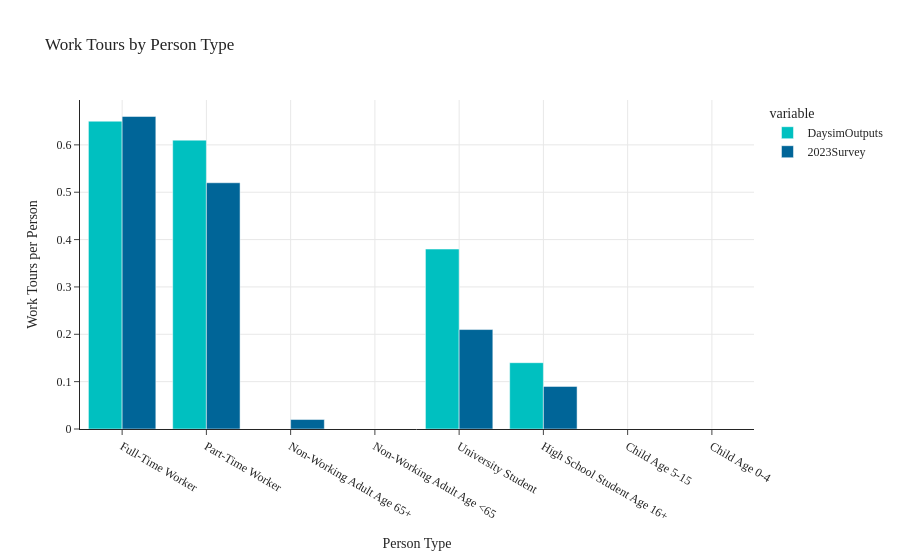
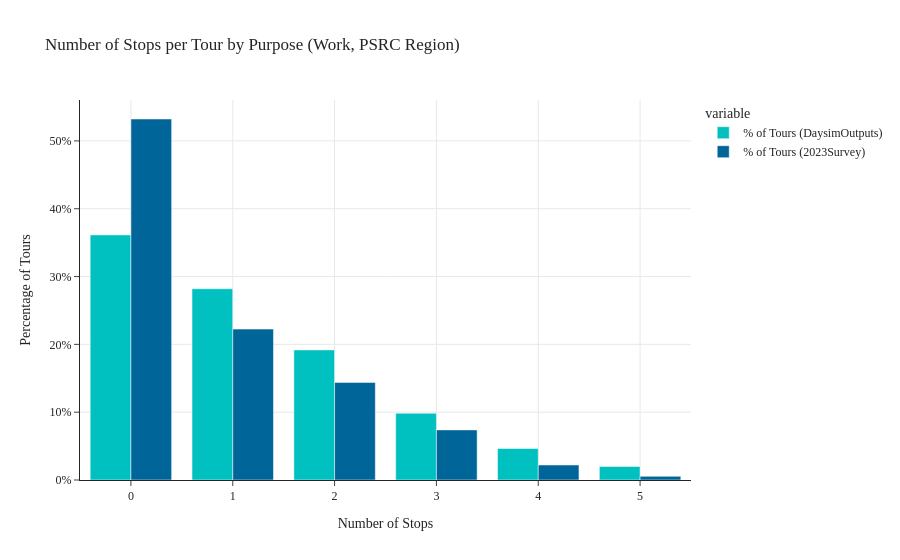
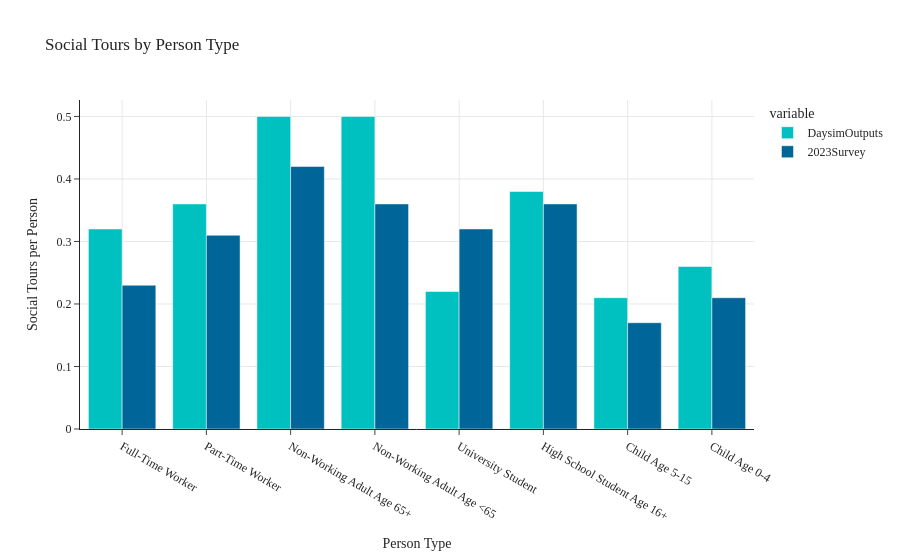
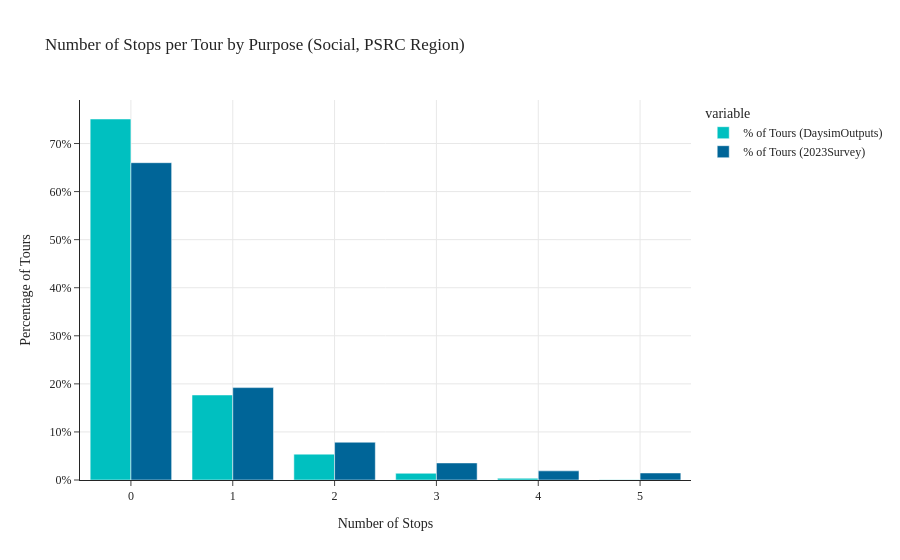

Source (notebook cell) for these figures, in order:
### Code cell
tour_by_pptyp(data1=data_daysim, data2=data_survey, tag='PSRC Region')

### Figure 1 — Plotly figure (JSON) as saved in the notebook; plotly's stock layout.template omitted (floating-point values rounded to 4 significant figures)
{"data": [{"alignmentgroup": "True", "hovertemplate": "variable=DaysimOutputs<br>Person Type=%{x}<br>value=%{y}<extra></extra>", "legendgroup": "DaysimOutputs", "marker": {"color": "#00C0C0", "pattern": {"shape": ""}}, "name": "DaysimOutputs", "offsetgroup": "DaysimOutputs", "orientation": "v", "showlegend": true, "textposition": "auto", "type": "bar", "x": ["Full-Time Worker", "Part-Time Worker", "Non-Working Adult Age 65+", "Non-Working Adult Age <65", "University Student", "High School Student Age 16+", "Child Age 5-15", "Child Age 0-4"], "xaxis": "x", "y": [0.65, 0.61, 0.0, 0.0, 0.38, 0.14, 0.0, 0.0], "yaxis": "y"}, {"alignmentgroup": "True", "hovertemplate": "variable=2023Survey<br>Person Type=%{x}<br>value=%{y}<extra></extra>", "legendgroup": "2023Survey", "marker": {"color": "#006598", "pattern": {"shape": ""}}, "name": "2023Survey", "offsetgroup": "2023Survey", "orientation": "v", "showlegend": true, "textposition": "auto", "type": "bar", "x": ["Full-Time Worker", "Part-Time Worker", "Non-Working Adult Age 65+", "Non-Working Adult Age <65", "University Student", "High School Student Age 16+", "Child Age 5-15", "Child Age 0-4"], "xaxis": "x", "y": [0.66, 0.52, 0.02, 0.0, 0.21, 0.09, 0.0, 0.0], "yaxis": "y"}], "layout": {"barmode": "group", "legend": {"title": {"text": "variable"}, "tracegroupgap": 0}, "title": {"text": "Work Tours by Person Type"}, "xaxis": {"anchor": "y", "domain": [0.0, 1.0], "showgrid": true, "title": {"text": "Person Type"}}, "yaxis": {"anchor": "x", "domain": [0.0, 1.0], "showgrid": true, "title": {"text": "Work Tours per Person"}}}}

### Figure 2 — Plotly figure (JSON) as saved in the notebook; plotly's stock layout.template omitted (floating-point values rounded to 4 significant figures)
{"data": [{"alignmentgroup": "True", "hovertemplate": "variable=% of Tours (DaysimOutputs)<br>Work Tours=%{x}<br>value=%{y}<extra></extra>", "legendgroup": "% of Tours (DaysimOutputs)", "marker": {"color": "#00C0C0", "pattern": {"shape": ""}}, "name": "% of Tours (DaysimOutputs)", "offsetgroup": "% of Tours (DaysimOutputs)", "orientation": "v", "showlegend": true, "textposition": "auto", "type": "bar", "x": [0, 1, 2, 3, 4, 5], "xaxis": "x", "y": [36.14, 28.2, 19.18, 9.84, 4.65, 1.99], "yaxis": "y"}, {"alignmentgroup": "True", "hovertemplate": "variable=% of Tours (2023Survey)<br>Work Tours=%{x}<br>value=%{y}<extra></extra>", "legendgroup": "% of Tours (2023Survey)", "marker": {"color": "#006598", "pattern": {"shape": ""}}, "name": "% of Tours (2023Survey)", "offsetgroup": "% of Tours (2023Survey)", "orientation": "v", "showlegend": true, "textposition": "auto", "type": "bar", "x": [0, 1, 2, 3, 4, 5], "xaxis": "x", "y": [53.23, 22.25, 14.39, 7.39, 2.21, 0.54], "yaxis": "y"}], "layout": {"barmode": "group", "legend": {"title": {"text": "variable"}, "tracegroupgap": 0}, "title": {"text": "Number of Stops per Tour by Purpose (Work, PSRC Region)"}, "xaxis": {"anchor": "y", "domain": [0.0, 1.0], "showgrid": true, "title": {"text": "Number of Stops"}}, "yaxis": {"anchor": "x", "domain": [0.0, 1.0], "showgrid": true, "ticksuffix": "%", "title": {"text": "Percentage of Tours"}}}}

### Figure 3 — Plotly figure (JSON) as saved in the notebook; plotly's stock layout.template omitted (floating-point values rounded to 4 significant figures)
{"data": [{"alignmentgroup": "True", "hovertemplate": "variable=DaysimOutputs<br>Person Type=%{x}<br>value=%{y}<extra></extra>", "legendgroup": "DaysimOutputs", "marker": {"color": "#00C0C0", "pattern": {"shape": ""}}, "name": "DaysimOutputs", "offsetgroup": "DaysimOutputs", "orientation": "v", "showlegend": true, "textposition": "auto", "type": "bar", "x": ["Full-Time Worker", "Part-Time Worker", "Non-Working Adult Age 65+", "Non-Working Adult Age <65", "University Student", "High School Student Age 16+", "Child Age 5-15", "Child Age 0-4"], "xaxis": "x", "y": [0.32, 0.36, 0.5, 0.5, 0.22, 0.38, 0.21, 0.26], "yaxis": "y"}, {"alignmentgroup": "True", "hovertemplate": "variable=2023Survey<br>Person Type=%{x}<br>value=%{y}<extra></extra>", "legendgroup": "2023Survey", "marker": {"color": "#006598", "pattern": {"shape": ""}}, "name": "2023Survey", "offsetgroup": "2023Survey", "orientation": "v", "showlegend": true, "textposition": "auto", "type": "bar", "x": ["Full-Time Worker", "Part-Time Worker", "Non-Working Adult Age 65+", "Non-Working Adult Age <65", "University Student", "High School Student Age 16+", "Child Age 5-15", "Child Age 0-4"], "xaxis": "x", "y": [0.23, 0.31, 0.42, 0.36, 0.32, 0.36, 0.17, 0.21], "yaxis": "y"}], "layout": {"barmode": "group", "legend": {"title": {"text": "variable"}, "tracegroupgap": 0}, "title": {"text": "Social Tours by Person Type"}, "xaxis": {"anchor": "y", "domain": [0.0, 1.0], "showgrid": true, "title": {"text": "Person Type"}}, "yaxis": {"anchor": "x", "domain": [0.0, 1.0], "showgrid": true, "title": {"text": "Social Tours per Person"}}}}

### Figure 4 — Plotly figure (JSON) as saved in the notebook; plotly's stock layout.template omitted (floating-point values rounded to 4 significant figures)
{"data": [{"alignmentgroup": "True", "hovertemplate": "variable=% of Tours (DaysimOutputs)<br>Social Tours=%{x}<br>value=%{y}<extra></extra>", "legendgroup": "% of Tours (DaysimOutputs)", "marker": {"color": "#00C0C0", "pattern": {"shape": ""}}, "name": "% of Tours (DaysimOutputs)", "offsetgroup": "% of Tours (DaysimOutputs)", "orientation": "v", "showlegend": true, "textposition": "auto", "type": "bar", "x": [0, 1, 2, 3, 4, 5], "xaxis": "x", "y": [75.1, 17.69, 5.38, 1.4, 0.36, 0.07], "yaxis": "y"}, {"alignmentgroup": "True", "hovertemplate": "variable=% of Tours (2023Survey)<br>Social Tours=%{x}<br>value=%{y}<extra></extra>", "legendgroup": "% of Tours (2023Survey)", "marker": {"color": "#006598", "pattern": {"shape": ""}}, "name": "% of Tours (2023Survey)", "offsetgroup": "% of Tours (2023Survey)", "orientation": "v", "showlegend": true, "textposition": "auto", "type": "bar", "x": [0, 1, 2, 3, 4, 5], "xaxis": "x", "y": [66.01, 19.22, 7.86, 3.55, 1.9, 1.46], "yaxis": "y"}], "layout": {"barmode": "group", "legend": {"title": {"text": "variable"}, "tracegroupgap": 0}, "title": {"text": "Number of Stops per Tour by Purpose (Social, PSRC Region)"}, "xaxis": {"anchor": "y", "domain": [0.0, 1.0], "showgrid": true, "title": {"text": "Number of Stops"}}, "yaxis": {"anchor": "x", "domain": [0.0, 1.0], "showgrid": true, "ticksuffix": "%", "title": {"text": "Percentage of Tours"}}}}
